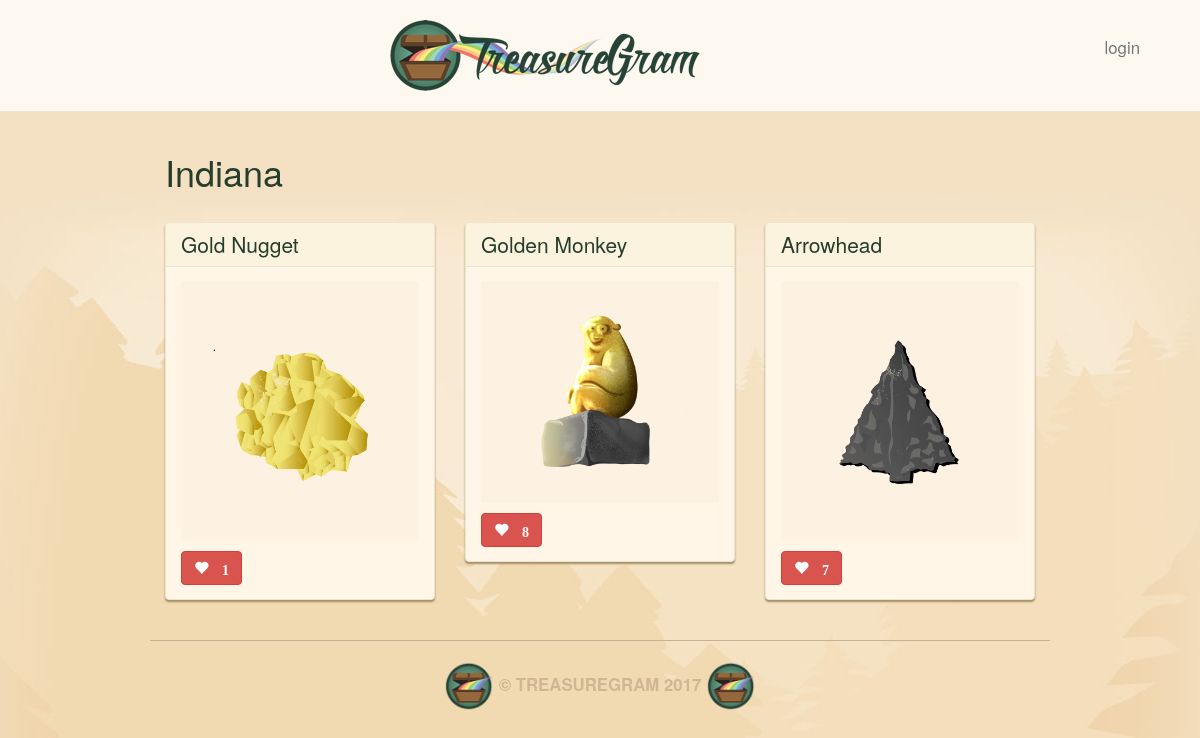
The page /user/Indiana/ on the database its author committed.
### main_app/models.py (models this page shows, shortened)
class Treasure(models.Model):
    user = models.ForeignKey(User)
    name = models.CharField(max_length=100)
    value = models.DecimalField(max_digits=10, decimal_places=2)
    material = models.CharField(max_length=100)
    location = models.CharField(max_length=100)
    image = models.ImageField(upload_to='treasure_images',
                              default='media/default.png')
    likes = models.IntegerField(default=0)

### main_app/views.py (the view)
# urls.py: url(r'^user/(\w+)/$', views.profile, name = 'profile'),
def profile(request, username):
    user = User.objects.get(username=username)
    treasures = Treasure.objects.filter(user=user)
    return render(request, "profile.html",
                  {"username" : username,
                  "treasures" : treasures})

### main_app/templates/profile.html
{% extends "base.html" %}
{% load staticfiles %}
{% block content %}
<h1>{{ username }}</h1><br/>
<div class="row">
    {% for treasure in treasures %}
    <div class="col-md-4">
        <div class="treasure panel panel-default">
            <a href="/{{ treasure.id }}/">
                <div class="panel-heading">
                    <h3 class="panel-title">{{treasure.name}}</h3>
                </div>
            </a>
            <div class="panel-body">
                <div class="treasure-photo">
                    <img src="{{ treasure.image.url }}" alt="" />
                </div>
                <button id="likes" data-id="{{ treasure.id}}"
                                   class="btn btn-mini btn-danger glyphicon glyphicon-heart"
                                   type="button">
                    {% if treasure.likes > 0 %}
                    {{ treasure.likes }}
                    {% endif %}
                </button>
            </div>
        </div>
    </div>
    {% if forloop.counter|divisibleby:"3" %}
</div><div class="row">
    {% endif %}
    {% endfor %}
</div>
{% endblock %}

### main_app/static/css/style.css (style rules this page uses)
body { background: #f3e1c5 url(../images/brand-bg.jpg) no-repeat center top; color: #263d2c; }
h1 { margin-top: 0px; }
.panel { background: #fff6e8; border-color: #ece4cf; box-shadow: 0 2px 2px #a58d65; }
.panel-default .panel-heading { background: #fbf3dd; border-color: #ece4cf; }
.panel-body { position: relative; }
.panel-title { font-size: 1.5em; color: #263d2c; }
.treasure { margin-bottom: 20px; }
.treasure:last-child { margin-bottom: 0; }
.treasure-photo { background: #fdf2e1; padding: 20px; position: relative; text-align: center; }
.treasure-photo img { width: 180px; max-height: 100%; }
.btn { margin-top: 10px; font-weight: bold; font-size: 14px; }

### rows shown on the page
Treasure: name "Gold Nugget", image (picture), likes "1"
Treasure: name "Golden Monkey", image (picture), likes "8"
Treasure: name "Arrowhead", image (picture), likes "7"

### other values the page prints
{{ username }} "Indiana"
